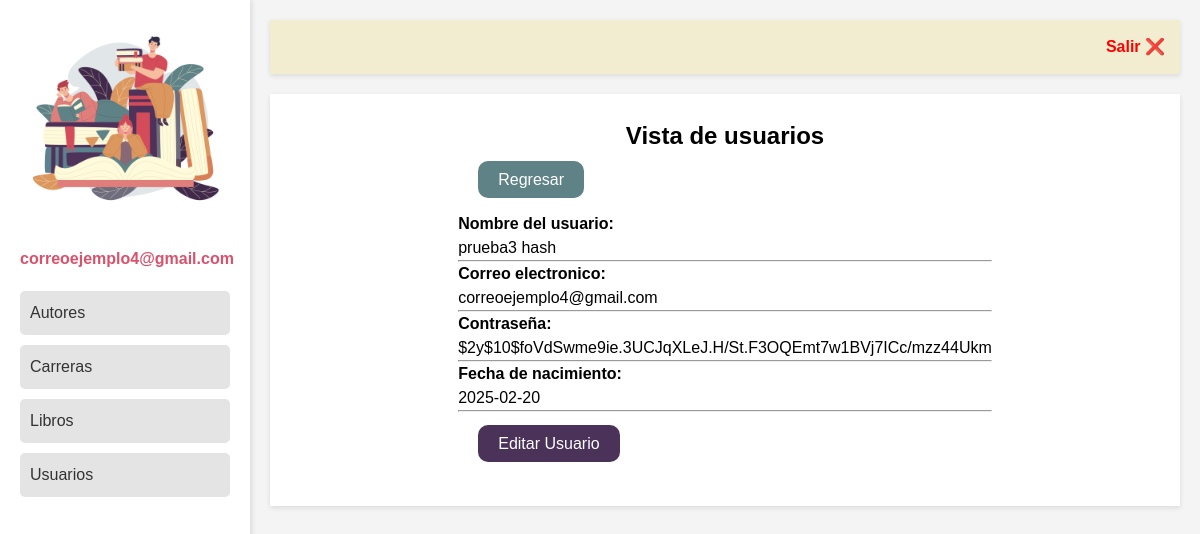
Page /ver-usuario.php?id=17 (signed in) on the committed database.
### tables this page shows
CREATE TABLE `usuarios` (
  `ID` int(10) NOT NULL,
  `nombre` varchar(50) DEFAULT NULL,
  `apellido` varchar(50) DEFAULT NULL,
  `email` varchar(30) DEFAULT NULL,
  `contrasena` varchar(100) DEFAULT NULL,
  `fecha_nacimiento` date DEFAULT NULL
);

### ver-usuario.php (the view, shortened to what this page needs)
<!DOCTYPE html>
<html lang="es">
<head>
    <link rel="stylesheet" href="CSS/estilos.css">
</head>
<body>
    <div class="flex-container">
        <div class="sidebar">
            <?php
            include "utils/nav-bar.php"
            ?>
        </div>
        <div class="main-content">
            <header>
                <?php include "utils/header.php"?>
            </header>
            <section class="dashboard">
                <div class="tittle-div">
                    <h1 class="title">Vista de usuarios</h1>
                </div>
                <div class="usuarios-vista">
                    <div class="btn">
                        <a class="btn-green btn-main" href="usuarios.php">Regresar</a>
                    </div>
                        <div class="vista">
                    <?php
                        require "conn.php";
                        $id_usuario = $_GET["id"];
                        $todos = "SELECT * FROM usuarios WHERE ID = '$id_usuario' ";
                        $resultado = mysqli_query($conectar, $todos);
                        $fila = $resultado -> fetch_array();
                        ?>
                        <p class='text-bold'>Nombre del usuario:</p>
                        <p><?php echo $fila["nombre"]. "&nbsp;". $fila["apellido"] ."<hr>";?></p>
                        <p class='text-bold'>Correo electronico:</p>
                        <p><?php echo $fila["email"]. "<br>"."<hr>"; ?></p>
                        <p class='text-bold'>Contraseña:</p>
                        <?php echo $fila["contrasena"]. "<br>"."<hr>";?>
                        <p class='text-bold'>Fecha de nacimiento:</p>
                        <?php  echo $fila["fecha_nacimiento"]. "<br>"."<hr>"; ?>
                    <div class="btn">
                        <a class="btn-blue" href="editar-usuario.php?id=<?php echo $fila['ID']; ?>">Editar Usuario</a>
                    </div>
                    </div>
                </div>
            </section>
        </div>
    </div>
</body>
</html>

### CSS/estilos.css (style rules this page uses)
:root { --color1: #ccc; --colorWhite: #ffff; --colorBlack: #202131; --color2: #4A3259; --color3: #f2f4f6; --color4: #D9526B; --color5:#D98C5F; --color6: #5F8286; }
body { font-weight: 16px; line-height: 24px; }
* { margin: 0; padding: 0; box-sizing: border-box; font-family: Arial, Helvetica, sans-serif; }
.flex-container { display: flex; min-height: 100vh; background-color: #f4f4f4; }
.sidebar { width: 250px; background: var(--colorWhite); padding: 20px; box-shadow: 2px 0 5px rgba(0,0,0,0.1); }
.main-content { flex: 1; padding: 20px; }
.dashboard { display: flex; flex-direction: column; align-items: center; margin-top: 20px; background-color: var(--colorWhite); box-shadow: 0 2px 5px rgba(0,0,0,0.1); padding: 30px; }
.btn-green { background-color: var(--color6); color: white; padding: 10px 20px; border-radius: 10px; border: none; text-decoration: none; cursor: pointer; }
.btn-blue { background-color: var(--color2); color: white; padding: 10px 20px; border-radius: 10px; border: none; text-decoration: none; cursor: pointer; }
.btn { margin: 20px; text-align: left; align-items:end; }
.text-bold { font-weight: bold; }

### rows in the picture
usuarios: nombre "prueba3", apellido "hash", email "correoejemplo4@gmail.com", contrasena "$2y$10$foVdSwme9ie.3UCJqXLeJ.H/St.F3OQEmt7w1BVj7ICc/mzz44Ukm", fecha_nacimiento "2025-02-20"

### other values in the picture
$_SESSION["username"] "correoejemplo4@gmail.com"
